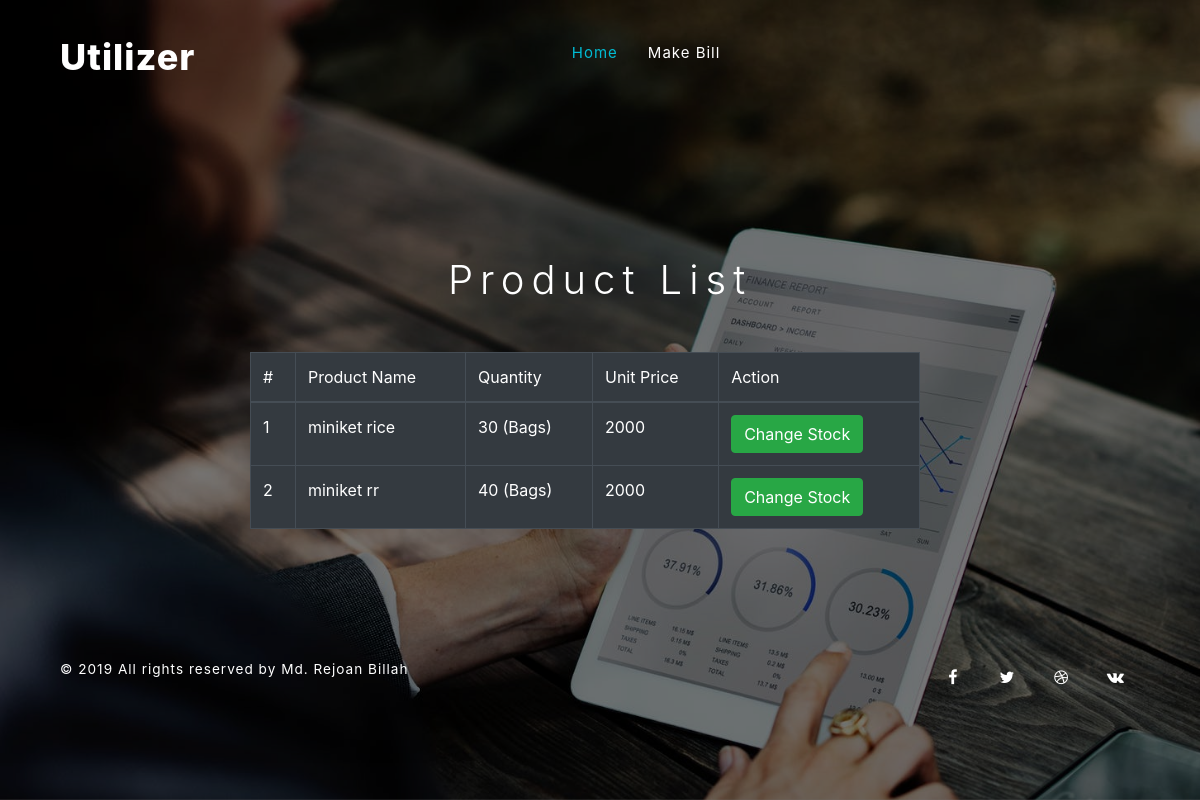
The app's page /product-list.php with its own data.
### tables this page shows
CREATE TABLE `products_info` (
  `id` int(11) NOT NULL,
  `category_id` int(11) DEFAULT NULL,
  `sub_category_id` int(11) DEFAULT NULL,
  `product_name` varchar(200) DEFAULT NULL,
  `quantity` int(15) DEFAULT NULL,
  `unit_price` float DEFAULT NULL,
  `extension` varchar(100) DEFAULT NULL
);

### product-list.php (the view, shortened to what this page needs)
<?php include 'template/header.php'; ?>
<body>
    <div class="main-top-intro">
        <div class="bg-layer">
            <div class="wrapper">
                <?php include 'template/navbar.php'; ?>
                <div class="container content-inner-info">
                    <h2 class="text-center">Product List</h2>
                    <div class="row content-w3layouts-main" style="max-width: 100%;">
						<div class="col-md-2"></div>
                        <div class="col-md-8 form-w3ls-left-info" >
                            <table class="table table-bordered table-dark">
								<thead>
								    <tr>
								      <th scope="col">#</th>
								      <th scope="col">Product Name</th>
								      <th scope="col">Quantity</th>
								      <th scope="col">Unit Price</th>
								      <th scope="col">Action</th>
								    </tr>
								</thead>
							  	<tbody>
							  		<?php
										$con = connect();
										$sql = "SELECT * FROM `products_info` ;";
										$result = $con->query($sql);
										$count =1;
										foreach ($result as $r) {
									?>
								    <tr>
								      <th scope="row"><?php echo $count; ?></th>
								      <td><?php echo $r['product_name']; ?></td>
								      <td ><?php echo $r['quantity']; ?> (<?php echo $r['extension']; ?>)</td>
								      <td><?php echo $r['unit_price']; ?></td>
								      <td>
										  <a class="btn btn-success" href="addStock.php?p_id=<?php echo $r['id']; ?>">Change Stock</a>
								      </td>
								    </tr>
								    <?php $count++; } ?>
							  	</tbody>
							</table>
                        </div>
                    </div>
                </div>
                 <?php include 'template/footer.php'; ?>
            </div>
        </div>
    </div>
</body>
</html>

### css/style.css (style rules this page uses)
body, div, span, applet, object, iframe, h1, h2, h3, h4, h5, h6, p, blockquote, pre, a, abbr, acronym, address, big, cite, code, del, dfn, em, img, ins, kbd, q, s, samp, small, strike, strong, sub, sup, tt, var, b, u, i, dl, dt, dd, ol, nav ul, nav li, fieldset, form, label, legend, table, caption, tbody, tfoot, thead, tr, th, td, article, aside, canvas, details, embed, figure, figcaption, footer, header, hgroup, menu, nav, output, ruby, section, summary, time, mark, audio, video { margin: 0; padding: 0; border: 0; font-size: 100%; font: inherit; vertical-align: baseline; }
table { border-collapse: collapse; border-spacing: 0; }
a { text-decoration: none; }
body { font-family: 'Raleway', sans-serif; }
.main-top-intro { background-image: url('../images/banner.jpeg'); background-size: cover; -webkit-background-size: cover; -moz-background-size: cover; background-attachment: fixed; position: relative; min-height: 100vh; }
.bg-layer { background: rgba(0, 0, 0, 0.54); min-height: 100vh; }
.wrapper { margin: 0 auto; width: 90%; }
body h2 { font-size: 2.5em; color: #fff; font-weight: 300; letter-spacing: 7px; margin: 1em 0 0 0; }
.content-inner-info { padding-top: 6em; }
a { color: #585858; margin: 0em; }
.content-w3layouts-main { max-width: 350px; position: relative; padding: 3em 0em; }

### records on screen
products_info: product_name "miniket rice", quantity "30", extension "Bags", unit_price "2000"
products_info: product_name "miniket rr", quantity "40", extension "Bags", unit_price "2000"
